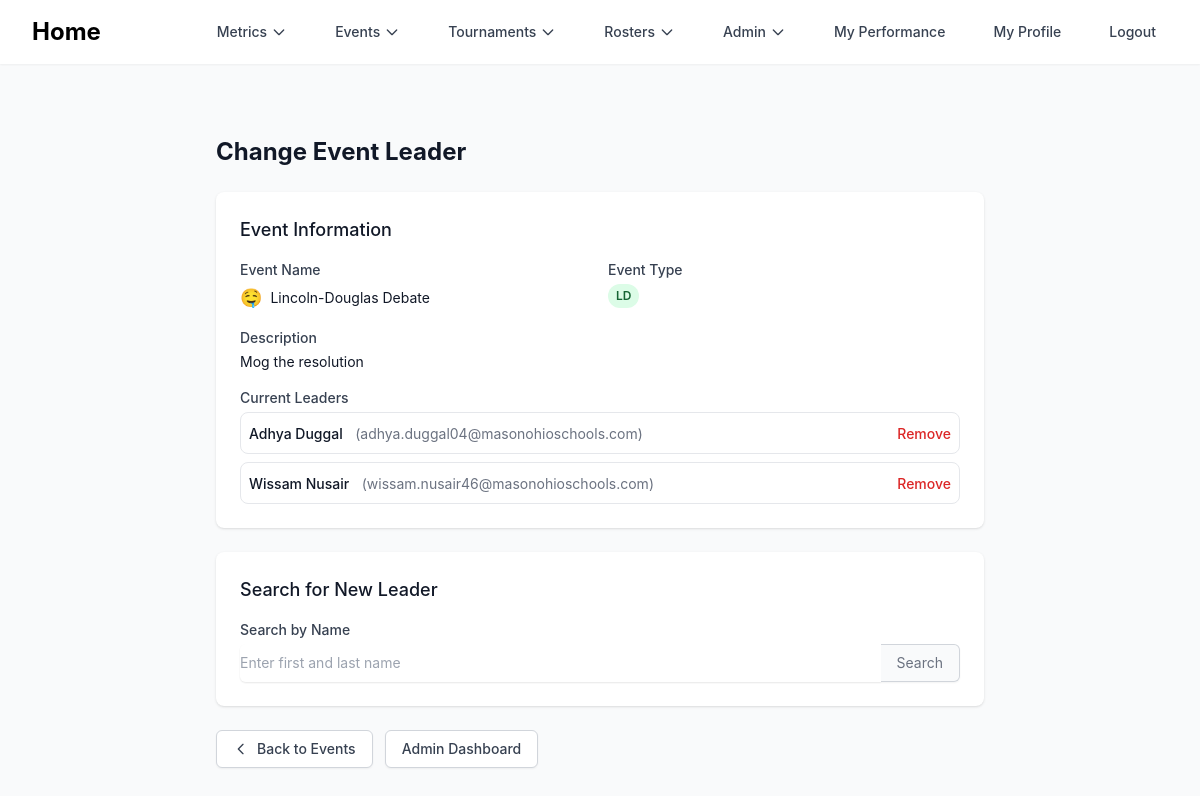
/admin/change_event_leader/1 (signed in), run on the app's committed database.
### mason_snd/models/events.py (models this page shows)
class Event(db.Model):
    id = db.Column(db.Integer, primary_key=True)
    event_name = db.Column(db.String)
    event_description = db.Column(db.String)
    event_emoji = db.Column(db.String)
    owner_id = db.Column(db.Integer, db.ForeignKey('user.id'))
    owner = db.relationship('User', foreign_keys=[owner_id], backref='event')
    event_type = db.Column(db.Integer) # 0 = speech, 1 = LD, 2 = PF
    is_partner_event = db.Column(db.Boolean, default=False) # True if event requires partners
    leaders = db.relationship('Event_Leader', back_populates='event')
    @property
    def leader_users(self):
        return [leader.user for leader in self.leaders]

### mason_snd/models/auth.py (models this page shows, shortened)
class User(db.Model):
    id = db.Column(db.Integer, primary_key=True)
    first_name = db.Column(db.String(50), nullable=False)
    last_name = db.Column(db.String(50), nullable=False)
    email = db.Column(db.String(50), nullable=True)
    password = db.Column(db.String(500), nullable=True)
    phone_number = db.Column(db.String(50), nullable=True)
    is_parent = db.Column(db.Boolean, default=False)
    role = db.Column(db.Integer, default=0)
    judging_reqs = db.Column(db.String(5000), nullable=True)
    emergency_contact_first_name = db.Column(db.String(50), nullable=True)
    emergency_contact_last_name = db.Column(db.String(50), nullable=True)
    emergency_contact_number = db.Column(db.String(50), nullable=True)
    emergency_contact_relationship = db.Column(db.String(50), nullable=True)
    emergency_contact_email = db.Column(db.String(50), nullable=True)
    child_first_name = db.Column(db.String(50), nullable=True)
    child_last_name = db.Column(db.String(50), nullable=True)
    points = db.Column(db.Integer, default=0)
    drops = db.Column(db.Integer, default=0)
    bids = db.Column(db.Integer, default=0)
    tournaments_attended_number = db.Column(db.Integer, default=0)
    account_claimed = db.Column(db.Boolean, default=False)

### mason_snd/blueprints/admin/admin.py (the view, shortened to what this page needs)
@admin_bp.route('/change_event_leader/<int:event_id>', methods=['GET', 'POST'])
@prevent_race_condition('change_event_leader', min_interval=1.0, redirect_on_duplicate=lambda uid, form: redirect(url_for('admin.index')))
def change_event_leader(event_id):
    user_id = session.get('user_id')
    if not user_id:
        flash('Please log in to access this page.', 'error')
        return redirect(url_for('auth.login'))
    user = User.query.filter_by(id=user_id).first()
    if not user or user.role <= 1:
        flash('Restricted Access!!!!!')
        return redirect(url_for('profile.index', user_id=user_id))
    event = Event.query.get_or_404(event_id)
    return render_template('admin/change_event_leader.html', event=event)

### mason_snd/utils/race_protection.py (called while the page is built, shortened)
def prevent_race_condition(form_type, min_interval=1.0, use_form_hash=True, redirect_on_duplicate=None):
    def decorator(func):
        @wraps(func)
        def wrapper(*args, **kwargs):
            if request.method != 'POST':
                return func(*args, **kwargs)
        return wrapper
    return decorator

### mason_snd/templates/admin/change_event_leader.html (shortened to what this page needs)
{% extends "admin/base.html" %}
{% block content %}
<div class="py-8 px-4 sm:px-6 lg:px-8">
    <div class="max-w-3xl mx-auto">
        <h1 class="text-2xl font-bold text-gray-900 mb-6">Change Event Leader</h1>
        <div class="bg-white shadow rounded-lg p-6 mb-6">
            <h2 class="text-lg font-medium text-gray-900 mb-4">Event Information</h2>
            <div class="grid grid-cols-1 md:grid-cols-2 gap-4">
                <div>
                    <label class="block text-sm font-medium text-gray-700">Event Name</label>
                    <div class="mt-1 flex items-center">
                        {% if event.event_emoji %}
                        <span class="text-lg mr-2">{{ event.event_emoji }}</span>
                        {% endif %}
                        <span class="text-sm text-gray-900">{{ event.event_name }}</span>
                    </div>
                </div>
                <div>
                    <label class="block text-sm font-medium text-gray-700">Event Type</label>
                    <span class="mt-1 inline-flex px-2 py-1 text-xs font-semibold rounded-full
                        {% if event.event_type == 0 %}bg-blue-100 text-blue-800
                        {% elif event.event_type == 1 %}bg-green-100 text-green-800
                        {% elif event.event_type == 2 %}bg-purple-100 text-purple-800
                        {% else %}bg-gray-100 text-gray-800{% endif %}">
                        {% if event.event_type == 0 %}Speech
                        {% elif event.event_type == 1 %}LD
                        {% elif event.event_type == 2 %}PF
                        {% else %}Unknown{% endif %}
                    </span>
                </div>
                <div class="md:col-span-2">
                    <label class="block text-sm font-medium text-gray-700">Description</label>
                    <p class="mt-1 text-sm text-gray-900">{{ event.event_description or 'No description available' }}</p>
                </div>
                <div class="md:col-span-2">
                    <label class="block text-sm font-medium text-gray-700">Current Leaders</label>
                    {% if event.leader_users %}
                    <div class="mt-1 space-y-2">
                        {% for leader in event.leader_users %}
                        <div class="flex items-center justify-between p-2 border border-gray-200 rounded-lg">
                            <div>
                                <span class="text-sm font-medium text-gray-900 capitalize">{{ leader.first_name }} {{ leader.last_name }}</span>
                                <span class="text-sm text-gray-500 ml-2">({{ leader.email }})</span>
                            </div>
                            <form method="post" class="inline">
                                <button type="submit"
                                        onclick="return confirm('Are you sure you want to remove this leader?')"
                                        class="text-red-600 hover:text-red-900 text-sm font-medium">
                                    Remove
                                </button>
                            </form>
                        </div>
                        {% endfor %}
                    </div>
                    {% else %}
                    <span class="mt-1 text-sm text-gray-400 italic">No leaders currently assigned</span>
                    {% endif %}
                </div>
            </div>
        </div>
        <div class="bg-white shadow rounded-lg p-6 mb-6">
            <h2 class="text-lg font-medium text-gray-900 mb-4">Search for New Leader</h2>
            <form method="post" class="space-y-4">
                <div>
                    <label for="search_query" class="block text-sm font-medium text-gray-700">
                        Search by Name
                    </label>
                    <div class="mt-1 flex rounded-md shadow-sm">
                        <input type="text"
                               name="search_query"
                               id="search_query"
                               value="{{ search_query or '' }}"
                               class="flex-1 rounded-l-md border-gray-300 shadow-sm focus:border-blue-500 focus:ring-blue-500 sm:text-sm"
                               placeholder="Enter first and last name">
                        <button type="submit"
                                class="inline-flex items-center px-4 py-2 border border-l-0 border-gray-300 rounded-r-md bg-gray-50 text-gray-500 text-sm hover:bg-gray-100 focus:outline-none focus:ring-1 focus:ring-blue-500 focus:border-blue-500">
                            Search
                        </button>
                    </div>
                </div>
            </form>
        </div>
        <div class="flex space-x-3">
            <a href="{{ url_for('admin.events_management') }}"
               class="inline-flex items-center px-4 py-2 border border-gray-300 rounded-md shadow-sm text-sm font-medium text-gray-700 bg-white hover:bg-gray-50 focus:outline-none focus:ring-2 focus:ring-offset-2 focus:ring-blue-500">
                <svg class="mr-2 h-4 w-4" fill="none" viewBox="0 0 24 24" stroke="currentColor">
                    <path stroke-linecap="round" stroke-linejoin="round" stroke-width="2" d="M15 19l-7-7 7-7" />
                </svg>
                Back to Events
            </a>
            <a href="{{ url_for('admin.index') }}"
               class="inline-flex items-center px-4 py-2 border border-gray-300 rounded-md shadow-sm text-sm font-medium text-gray-700 bg-white hover:bg-gray-50 focus:outline-none focus:ring-2 focus:ring-offset-2 focus:ring-blue-500">
                Admin Dashboard
            </a>
        </div>
    </div>
</div>
{% endblock %}

### mason_snd/templates/admin/base.html (style rules this page uses)
body { font-family: 'Inter', sans-serif; }

### data on the page
Event: event_emoji "🤤", event_name "Lincoln-Douglas Debate", event_description "Mog the resolution"
User: first_name "Adhya", last_name "Duggal", email "adhya.duggal04@masonohioschools.com"
User: first_name "Wissam", last_name "Nusair", email "wissam.nusair46@masonohioschools.com"
